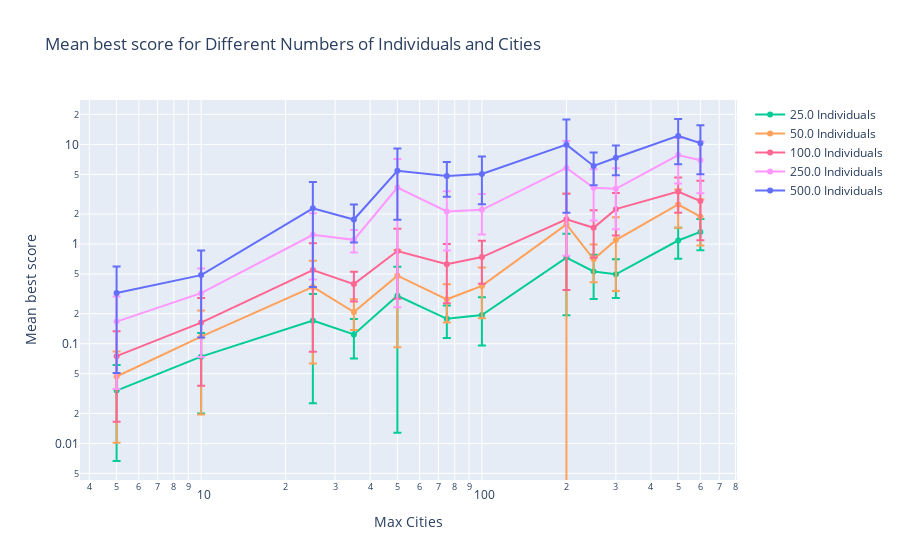

The code cell stored with this chart in its notebook:
### Code cell
import pandas as pd
import numpy as np
from scipy.optimize import curve_fit
from sklearn.metrics import r2_score
import plotly.graph_objs as go
import plotly.io as pio

# Define the function for the curve fit (e.g., a quadratic function)
def curve_func(x, a, b):
    return a * x + b


for i, niv in enumerate([n_individuals_values]):#, [25], [100], [500], [25, 500]]):

    # Create an empty list to store traces
    traces = []

    for target_n_individuals in niv:
        try:
            # Extract the data for the specified number of individuals
            data = ni_mc_var_dict[target_n_individuals]

            # Create a DataFrame from the extracted data
            df = pd.DataFrame(data).T.reset_index()
            df.columns = ['max_cities', 'var', 'mean']

            # Drop rows with NaN values
            df = df.dropna()

            # Create a scatter plot for the current curve
            trace = go.Scatter(x=df['max_cities'], y=df['mean'],
                                mode='lines+markers',
                                name=f'{target_n_individuals} Individuals')# (R²={r_squared:.2f}, a={100*a:.1f}%, b={100*b:.1f})%')
            
            # Add error bars
            trace.update(error_y=dict(type='data', array=df['var'], visible=True))
            
            # Append the traces to the list of traces
            traces.append(trace)

            print(target_n_individuals)
            print(df.to_markdown())

        except Exception as e:
            print(e)
            pass

    # Create the layout for the plot
    layout = go.Layout(title='Mean best score for Different Numbers of Individuals and Cities',
                   xaxis=dict(title='Max Cities'),
                   yaxis=dict(title='Mean best score'),
                   margin=dict(l=80, r=20, t=100, b=80),  # Adjust margins as needed
                #    annotations=annotations
                   )

    # Create the figure and add all the traces
    fig = go.Figure(data=traces, layout=layout)
    fig.update_yaxes(type="log")
    fig.update_xaxes(type="log")


    # Show the plot
    fig.show()

    # Specify the filename for the PNG image
    output_file = f'./images/loglog_normalizedmeanscorediffrentnoi_{i}.png'

    # Use the write_image function to export the figure to a PNG file
    pio.write_image(fig, output_file)

### Figure 1 — Plotly figure (JSON) as saved in the notebook; plotly's stock layout.template omitted (floating-point values rounded to 4 significant figures)
{"data": [{"error_y": {"array": [], "type": "data", "visible": true}, "mode": "lines+markers", "name": "5.0 Individuals", "type": "scatter", "x": [], "y": []}, {"error_y": {"array": [], "type": "data", "visible": true}, "mode": "lines+markers", "name": "10.0 Individuals", "type": "scatter", "x": [], "y": []}, {"error_y": {"array": [0.0272, 0.05416, 0.1452, 0.0529, 0.2903, 0.06353, 0.09818, 0.5385, 0.2497, 0.2089, 0.3711, 0.4576], "type": "data", "visible": true}, "mode": "lines+markers", "name": "25.0 Individuals", "type": "scatter", "x": [5, 10, 25, 35, 50, 75, 100, 200, 250, 300, 500, 600], "y": [0.03386, 0.07417, 0.1704, 0.124, 0.3031, 0.1778, 0.1942, 0.7314, 0.5305, 0.4968, 1.085, 1.324]}, {"error_y": {"array": [], "type": "data", "visible": true}, "mode": "lines+markers", "name": "35.0 Individuals", "type": "scatter", "x": [], "y": []}, {"error_y": {"array": [0.03672, 0.09825, 0.3079, 0.07087, 0.3894, 0.1157, 0.2001, 1.645, 0.2891, 0.7583, 1.035, 0.9154], "type": "data", "visible": true}, "mode": "lines+markers", "name": "50.0 Individuals", "type": "scatter", "x": [5, 10, 25, 35, 50, 75, 100, 200, 250, 300, 500, 600], "y": [0.0469, 0.1178, 0.3712, 0.208, 0.4815, 0.2792, 0.3804, 1.575, 0.7025, 1.096, 2.493, 1.884]}, {"error_y": {"array": [], "type": "data", "visible": true}, "mode": "lines+markers", "name": "75.0 Individuals", "type": "scatter", "x": [], "y": []}, {"error_y": {"array": [0.05862, 0.125, 0.4665, 0.1318, 0.5689, 0.3732, 0.3401, 1.427, 0.7274, 1.02, 1.304, 1.609], "type": "data", "visible": true}, "mode": "lines+markers", "name": "100.0 Individuals", "type": "scatter", "x": [5, 10, 25, 35, 50, 75, 100, 200, 250, 300, 500, 600], "y": [0.07507, 0.1629, 0.5494, 0.3964, 0.8517, 0.6275, 0.7401, 1.773, 1.455, 2.24, 3.361, 2.7]}, {"error_y": {"array": [], "type": "data", "visible": true}, "mode": "lines+markers", "name": "200.0 Individuals", "type": "scatter", "x": [], "y": []}, {"error_y": {"array": [0.1317, 0.2483, 0.8001, 0.2782, 3.457, 1.265, 0.9631, 5.036, 1.956, 2.172, 3.761, 3.714], "type": "data", "visible": true}, "mode": "lines+markers", "name": "250.0 Individuals", "type": "scatter", "x": [5, 10, 25, 35, 50, 75, 100, 200, 250, 300, 500, 600], "y": [0.1668, 0.3217, 1.24, 1.103, 3.69, 2.127, 2.207, 5.801, 3.677, 3.581, 7.805, 6.946]}, {"error_y": {"array": [], "type": "data", "visible": true}, "mode": "lines+markers", "name": "300.0 Individuals", "type": "scatter", "x": [], "y": []}, {"error_y": {"array": [0.2714, 0.3723, 1.915, 0.7277, 3.677, 1.831, 2.534, 7.874, 2.194, 2.424, 5.819, 5.263], "type": "data", "visible": true}, "mode": "lines+markers", "name": "500.0 Individuals", "type": "scatter", "x": [5, 10, 25, 35, 50, 75, 100, 200, 250, 300, 500, 600], "y": [0.3223, 0.488, 2.286, 1.763, 5.427, 4.811, 5.042, 9.935, 6.076, 7.332, 12.15, 10.29]}, {"error_y": {"array": [], "type": "data", "visible": true}, "mode": "lines+markers", "name": "600.0 Individuals", "type": "scatter", "x": [], "y": []}], "layout": {"margin": {"b": 80, "l": 80, "r": 20, "t": 100}, "title": {"text": "Mean best score for Different Numbers of Individuals and Cities"}, "xaxis": {"title": {"text": "Max Cities"}, "type": "log"}, "yaxis": {"title": {"text": "Mean best score"}, "type": "log"}}}
